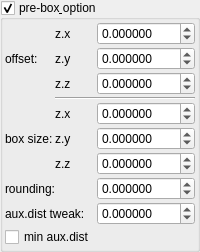
    <widget class="MyGroupBox" name="groupCheck_transf_function_enabledA_false">
     <property name="toolTip">
      <string/>
     </property>
     <property name="title">
      <string>pre-box&amp; option</string>
     </property>
     <property name="checkable">
      <bool>true</bool>
     </property>
     <layout class="QVBoxLayout" name="verticalLayout_57">
      <property name="spacing">
       <number>2</number>
      </property>
      <property name="leftMargin">
       <number>2</number>
      </property>
      <property name="topMargin">
       <number>2</number>
      </property>
      <property name="rightMargin">
       <number>2</number>
      </property>
      <property name="bottomMargin">
       <number>2</number>
      </property>
      <item>
       <layout class="QGridLayout" name="gridLayout_14" columnstretch="0,0,1">
        <property name="spacing">
         <number>2</number>
        </property>
        <item row="5" column="0">
         <widget class="QLabel" name="label_109">
          <property name="text">
           <string>box size:</string>
          </property>
         </widget>
        </item>
        <item row="5" column="1">
         <widget class="QLabel" name="label_125">
          <property name="text">
           <string notr="true">z.y</string>
          </property>
         </widget>
        </item>
        <item row="1" column="0">
         <widget class="QLabel" name="label_25">
          <property name="text">
           <string>offset:</string>
          </property>
         </widget>
        </item>
        <item row="6" column="1">
         <widget class="QLabel" name="label_123">
          <property name="text">
           <string notr="true">z.z</string>
          </property>
         </widget>
        </item>
        <item row="0" column="1">
         <widget class="QLabel" name="label_127">
          <property name="text">
           <string notr="true">z.x</string>
          </property>
         </widget>
        </item>
        <item row="6" column="2">
         <widget class="MyDoubleSpinBox" name="spinbox3_transf_addition_constant_111_z">
          <property name="sizePolicy">
           <sizepolicy hsizetype="Minimum" vsizetype="Maximum">
            <horstretch>0</horstretch>
            <verstretch>0</verstretch>
           </sizepolicy>
          </property>
          <property name="prefix">
           <string/>
          </property>
          <property name="suffix">
           <string/>
          </property>
          <property name="decimals">
           <number>6</number>
          </property>
          <property name="minimum">
           <double>-99.989999999999995</double>
          </property>
          <property name="maximum">
           <double>99.989999999999995</double>
          </property>
          <property name="singleStep">
           <double>0.100000000000000</double>
          </property>
         </widget>
        </item>
        <item row="3" column="1" colspan="2">
         <widget class="Line" name="line_7">
          <property name="orientation">
           <enum>Qt::Horizontal</enum>
          </property>
         </widget>
        </item>
        <item row="4" column="1">
         <widget class="QLabel" name="label_126">
          <property name="text">
           <string notr="true">z.x</string>
          </property>
         </widget>
        </item>
        <item row="4" column="2">
         <widget class="MyDoubleSpinBox" name="spinbox3_transf_addition_constant_111_x">
          <property name="sizePolicy">
           <sizepolicy hsizetype="Minimum" vsizetype="Maximum">
            <horstretch>0</horstretch>
            <verstretch>0</verstretch>
           </sizepolicy>
          </property>
          <property name="prefix">
           <string/>
          </property>
          <property name="suffix">
           <string/>
          </property>
          <property name="decimals">
           <number>6</number>
          </property>
          <property name="minimum">
           <double>-99.989999999999995</double>
          </property>
          <property name="maximum">
           <double>99.989999999999995</double>
          </property>
          <property name="singleStep">
           <double>0.100000000000000</double>
          </property>
         </widget>
        </item>
        <item row="5" column="2">
         <widget class="MyDoubleSpinBox" name="spinbox3_transf_addition_constant_111_y">
          <property name="sizePolicy">
           <sizepolicy hsizetype="Minimum" vsizetype="Maximum">
            <horstretch>0</horstretch>
            <verstretch>0</verstretch>
           </sizepolicy>
          </property>
          <property name="prefix">
           <string/>
          </property>
          <property name="suffix">
           <string/>
          </property>
          <property name="decimals">
           <number>6</number>
          </property>
          <property name="minimum">
           <double>-99.989999999999995</double>
          </property>
          <property name="maximum">
           <double>99.989999999999995</double>
          </property>
          <property name="singleStep">
           <double>0.100000000000000</double>
          </property>
         </widget>
        </item>
        <item row="0" column="2">
         <widget class="MyDoubleSpinBox" name="spinbox3_transf_offsetA_000_x">
          <property name="sizePolicy">
           <sizepolicy hsizetype="Minimum" vsizetype="Maximum">
            <horstretch>0</horstretch>
            <verstretch>0</verstretch>
           </sizepolicy>
          </property>
          <property name="prefix">
           <string/>
          </property>
          <property name="suffix">
           <string/>
          </property>
          <property name="decimals">
           <number>6</number>
          </property>
          <property name="minimum">
           <double>-99.998999999999995</double>
          </property>
          <property name="maximum">
           <double>99.998999999999995</double>
          </property>
          <property name="singleStep">
           <double>0.100000000000000</double>
          </property>
         </widget>
        </item>
        <item row="2" column="1">
         <widget class="QLabel" name="label_124">
          <property name="text">
           <string notr="true">z.z</string>
          </property>
         </widget>
        </item>
        <item row="7" column="0" colspan="2">
         <widget class="QLabel" name="label_110">
          <property name="text">
           <string>rounding:</string>
          </property>
         </widget>
        </item>
        <item row="2" column="2">
         <widget class="MyDoubleSpinBox" name="spinbox3_transf_offsetA_000_z">
          <property name="sizePolicy">
           <sizepolicy hsizetype="Minimum" vsizetype="Maximum">
            <horstretch>0</horstretch>
            <verstretch>0</verstretch>
           </sizepolicy>
          </property>
          <property name="prefix">
           <string/>
          </property>
          <property name="suffix">
           <string/>
          </property>
          <property name="decimals">
           <number>6</number>
          </property>
          <property name="minimum">
           <double>-99.998999999999995</double>
          </property>
          <property name="maximum">
           <double>99.998999999999995</double>
          </property>
          <property name="singleStep">
           <double>0.100000000000000</double>
          </property>
         </widget>
        </item>
        <item row="1" column="1">
         <widget class="QLabel" name="label_128">
          <property name="text">
           <string notr="true">z.y</string>
          </property>
         </widget>
        </item>
        <item row="7" column="2">
         <widget class="MyDoubleSpinBox" name="spinbox_transf_offsetB_0">
          <property name="sizePolicy">
           <sizepolicy hsizetype="Minimum" vsizetype="Maximum">
            <horstretch>0</horstretch>
            <verstretch>0</verstretch>
           </sizepolicy>
          </property>
          <property name="prefix">
           <string/>
          </property>
          <property name="suffix">
           <string/>
          </property>
          <property name="decimals">
           <number>6</number>
          </property>
          <property name="minimum">
           <double>-99.989999999999995</double>
          </property>
          <property name="maximum">
           <double>99.989999999999995</double>
          </property>
          <property name="singleStep">
           <double>0.001000000000000</double>
          </property>
         </widget>
        </item>
        <item row="1" column="2">
         <widget class="MyDoubleSpinBox" name="spinbox3_transf_offsetA_000_y">
          <property name="sizePolicy">
           <sizepolicy hsizetype="Minimum" vsizetype="Maximum">
            <horstretch>0</horstretch>
            <verstretch>0</verstretch>
           </sizepolicy>
          </property>
          <property name="prefix">
           <string/>
          </property>
          <property name="suffix">
           <string/>
          </property>
          <property name="decimals">
           <number>6</number>
          </property>
          <property name="minimum">
           <double>-99.998999999999995</double>
          </property>
          <property name="maximum">
           <double>99.998999999999995</double>
          </property>
          <property name="singleStep">
           <double>0.100000000000000</double>
          </property>
         </widget>
        </item>
        <item row="8" column="2">
         <widget class="MyDoubleSpinBox" name="spinbox_transf_scale_1">
          <property name="sizePolicy">
           <sizepolicy hsizetype="Minimum" vsizetype="Maximum">
            <horstretch>0</horstretch>
            <verstretch>0</verstretch>
           </sizepolicy>
          </property>
          <property name="prefix">
           <string/>
          </property>
          <property name="suffix">
           <string/>
          </property>
          <property name="decimals">
           <number>6</number>
          </property>
          <property name="minimum">
           <double>-99.998999999999995</double>
          </property>
          <property name="maximum">
           <double>99.998999999999995</double>
          </property>
          <property name="singleStep">
           <double>0.010000000000000</double>
          </property>
         </widget>
        </item>
        <item row="8" column="0" colspan="2">
         <widget class="QLabel" name="label_111">
          <property name="text">
           <string>aux.dist tweak:</string>
          </property>
         </widget>
        </item>
        <item row="9" column="0" colspan="2">
         <widget class="MyCheckBox" name="checkBox_transf_function_enabledN_false">
          <property name="text">
           <string notr="true">min aux.dist</string>
          </property>
         </widget>
        </item>
       </layout>
      </item>
     </layout>
    </widget>
